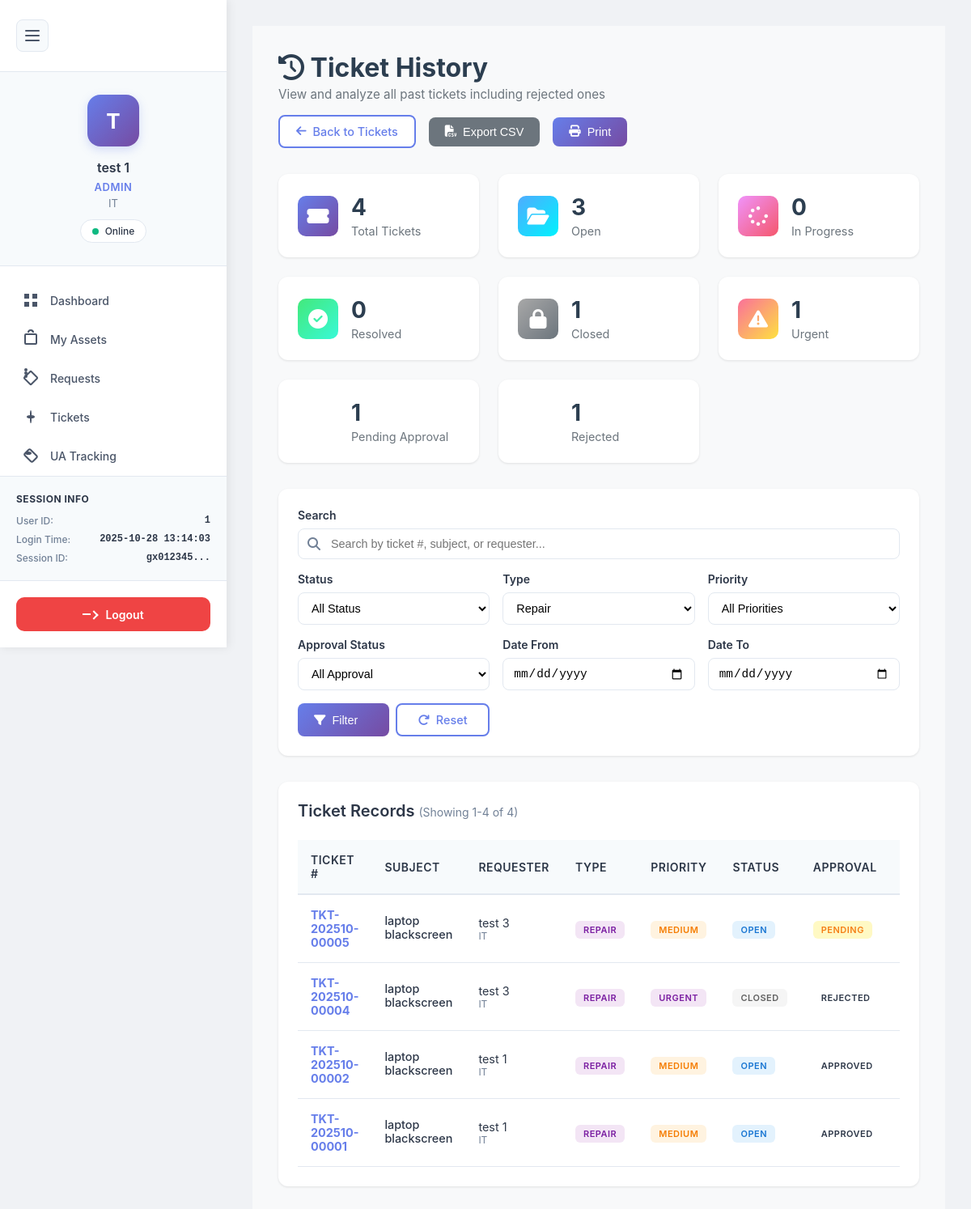
The app's page /public/ticketHistory.php?type=repair (signed in) with its own data.
### tables this page shows
CREATE TABLE `tickets` (
  `ticket_id` int(11) NOT NULL,
  `ticket_number` varchar(50) NOT NULL,
  `ticket_type` enum('repair','maintenance','request_item','request_replacement','inquiry','other') NOT NULL,
  `subject` varchar(255) NOT NULL,
  `description` text NOT NULL,
  `priority` enum('low','medium','high','urgent') DEFAULT 'medium',
  `status` enum('open','in_progress','pending','resolved','closed','cancelled') DEFAULT 'open',
  `approval_status` enum('pending','approved','rejected') DEFAULT 'pending',
  `approved_by` int(11) DEFAULT NULL,
  `approved_at` datetime DEFAULT NULL,
  `manager_notes` text DEFAULT NULL,
  `requester_id` int(11) NOT NULL,
  `requester_department` varchar(100) DEFAULT NULL,
  `asset_id` int(11) DEFAULT NULL,
  `assigned_to` int(11) DEFAULT NULL,
  `assigned_at` timestamp NULL DEFAULT NULL,
  `resolution` text DEFAULT NULL,
  `resolved_by` int(11) DEFAULT NULL,
  `resolved_at` timestamp NULL DEFAULT NULL,
  `closed_by` int(11) DEFAULT NULL,
  `closed_at` timestamp NULL DEFAULT NULL,
  `created_at` timestamp NOT NULL DEFAULT current_timestamp(),
  `updated_at` timestamp NOT NULL DEFAULT current_timestamp() ON UPDATE current_timestamp(),
  `due_date` timestamp NULL DEFAULT NULL
);

CREATE TABLE `users` (
  `user_id` int(11) NOT NULL,
  `first_name` varchar(100) DEFAULT NULL,
  `last_name` varchar(100) DEFAULT NULL,
  `email` varchar(255) NOT NULL,
  `username` varchar(100) NOT NULL,
  `password_hash` varchar(255) DEFAULT NULL,
  `temp_password` varchar(255) DEFAULT NULL,
  `phone` varchar(20) DEFAULT NULL,
  `department` varchar(100) DEFAULT NULL,
  `role` enum('admin','manager','employee') DEFAULT NULL,
  `employee_id` varchar(50) DEFAULT NULL,
  `is_active` tinyint(1) DEFAULT 1,
  `is_verified` tinyint(1) DEFAULT 0,
  `force_password_reset` tinyint(1) DEFAULT 0,
  `created_at` timestamp NOT NULL DEFAULT current_timestamp(),
  `updated_at` timestamp NOT NULL DEFAULT current_timestamp() ON UPDATE current_timestamp(),
  `last_login` timestamp NULL DEFAULT NULL,
  `verified_at` timestamp NULL DEFAULT NULL,
  `verified_by` int(11) DEFAULT NULL,
  `rejected_at` timestamp NULL DEFAULT NULL,
  `rejected_by` int(11) DEFAULT NULL,
  `rejection_reason` text DEFAULT NULL,
  `last_ip` varchar(45) DEFAULT NULL,
  `last_device_sn` varchar(255) DEFAULT NULL,
  `last_login_at` datetime DEFAULT NULL,
  `password_reset_token` varchar(64) DEFAULT NULL,
  `password_reset_expiry` datetime DEFAULT NULL,
  `must_change_password` tinyint(1) DEFAULT 0,
  `password_changed_at` datetime DEFAULT NULL,
  `created_by` int(11) DEFAULT NULL
);

### public/ticketHistory.php (the view, shortened to what the rows shown need)
<?php
require_once '../auth/config/database.php';
$filter_type = $_GET['type'] ?? 'all';
$page = isset($_GET['page']) ? (int)$_GET['page'] : 1;
$per_page = 20;
$offset = ($page - 1) * $per_page;
$where_clauses = [];
$params = [];
if ($filter_type !== 'all') {
    $where_clauses[] = "t.ticket_type = ?";
    $params[] = $filter_type;
}
$where_sql = !empty($where_clauses) ? "WHERE " . implode(" AND ", $where_clauses) : "";
$query = "
    SELECT
        t.*,
        CONCAT(requester.first_name, ' ', requester.last_name) as requester_name,
        requester.email as requester_email,
        requester.department as requester_department,
        CONCAT(assigned.first_name, ' ', assigned.last_name) as assigned_to_name,
        CONCAT(resolver.first_name, ' ', resolver.last_name) as resolved_by_name,
        CONCAT(closer.first_name, ' ', closer.last_name) as closed_by_name,
        a.asset_name,
        a.asset_code,
        a.category as asset_category,
        (SELECT COUNT(*) FROM ticket_comments WHERE ticket_id = t.ticket_id) as comment_count,
        (SELECT COUNT(*) FROM ticket_attachments WHERE ticket_id = t.ticket_id) as attachment_count
    FROM tickets t
    JOIN users requester ON t.requester_id = requester.user_id
    LEFT JOIN users assigned ON t.assigned_to = assigned.user_id
    LEFT JOIN users resolver ON t.resolved_by = resolver.user_id
    LEFT JOIN users closer ON t.closed_by = closer.user_id
    LEFT JOIN assets a ON t.asset_id = a.id
    $where_sql
    ORDER BY t.created_at DESC
    LIMIT ? OFFSET ?
";
$params[] = $per_page;
$params[] = $offset;
$stmt = $pdo->prepare($query);
$stmt->execute($params);
$tickets = $stmt->fetchAll(PDO::FETCH_ASSOC);
?>
<!DOCTYPE html>
<html lang="en">
<head>
    <link rel="stylesheet" href="../auth/inc/navigation.css">
    <link rel="stylesheet" href="https://cdnjs.cloudflare.com/ajax/libs/font-awesome/6.4.0/css/all.min.css">
</head>
<body>
    <main class="main-content">
        <div class="dashboard-content">
            <header class="page-header">
                <div class="header-left">
                    <h1><i class="fas fa-history"></i> Ticket History</h1>
                </div>
            </header>
            <div class="content-card">
                <div class="table-responsive">
                    <table class="tickets-table">
                        <thead>
                            <tr>
                                <th>Ticket #</th>
                                <th>Subject</th>
                                <th>Requester</th>
                                <th>Type</th>
                                <th>Priority</th>
                                <th>Status</th>
                                <th>Approval</th>
                                <th>Created</th>
                            </tr>
                        </thead>
                        <tbody>
                            <?php if (empty($tickets)): ?>
                            <tr>
                                <td colspan="10">
                                    <div class="no-data">
                                        <i class="fas fa-inbox"></i>
                                        <h3>No Tickets Found</h3>
                                        <p>Try adjusting your filters or search criteria</p>
                                    </div>
                                </td>
                            </tr>
                            <?php else: ?>
                            <?php foreach ($tickets as $ticket): ?>
                            <tr>
                                <td>
                                    <strong style="color: #667eea;"><?php echo htmlspecialchars($ticket['ticket_number']); ?></strong>
                                </td>
                                <td>
                                    <div class="ticket-subject">
                                        <?php echo htmlspecialchars(substr($ticket['subject'], 0, 50)) . (strlen($ticket['subject']) > 50 ? '...' : ''); ?>
                                    </div>
                                </td>
                                <td>
                                    <div><?php echo htmlspecialchars($ticket['requester_name']); ?></div>
                                    <div style="font-size: 0.75rem; color: #718096;">
                                        <?php echo htmlspecialchars($ticket['requester_department']); ?>
                                    </div>
                                </td>
                                <td>
                                    <span class="badge" style="background: #f3e5f5; color: #7b1fa2;">
                                        <?php echo ucfirst(str_replace('_', ' ', $ticket['ticket_type'])); ?>
                                    </span>
                                </td>
                                <td>
                                    <span class="badge badge-<?php echo $ticket['priority']; ?>">
                                        <?php echo ucfirst($ticket['priority']); ?>
                                    </span>
                                </td>
                                <td>
                                    <span class="badge badge-<?php echo $ticket['status']; ?>">
                                        <?php echo ucfirst(str_replace('_', ' ', $ticket['status'])); ?>
                                    </span>
                                </td>
                                <td>
                                    <span class="badge badge-<?php echo $ticket['approval_status']; ?>">
                                        <?php echo ucfirst(str_replace('_', ' ', $ticket['approval_status'])); ?>
                                    </span>
                                </td>
                                <td>
                                </td>
                            </tr>
                            <?php endforeach; ?>
                            <?php endif; ?>
                        </tbody>
                    </table>
                </div>
            </div>
        </div>
    </main>
</body>
</html>

### records on screen
tickets: ticket_number "TKT-202510-00005", subject "laptop blackscreen", requester_name "test 3", requester.department "IT", ticket_type "REPAIR", priority "MEDIUM", status "OPEN", approval_status "PENDING"
tickets: ticket_number "TKT-202510-00004", subject "laptop blackscreen", requester_name "test 3", requester.department "IT", ticket_type "REPAIR", priority "URGENT", status "CLOSED", approval_status "REJECTED"
tickets: ticket_number "TKT-202510-00002", subject "laptop blackscreen", requester_name "test 1", requester.department "IT", ticket_type "REPAIR", priority "MEDIUM", status "OPEN", approval_status "APPROVED"
tickets: ticket_number "TKT-202510-00001", subject "laptop blackscreen", requester_name "test 1", requester.department "IT", ticket_type "REPAIR", priority "MEDIUM", status "OPEN", approval_status "APPROVED"

### other values on screen
$user_initial "T"
$user_name "test 1"
$role "ADMIN"
$department "IT"
$_SESSION['user_id'] "1"
$login_time "2025-10-28 13:14:03"
substr(session_id(), 0, 8) "gx012345"
$stats['total'] "4"
$stats['open'] "3"
$stats['in_progress'] "0"
$stats['resolved'] "0"
$stats['closed'] "1"
$stats['urgent'] "1"
$stats['pending_approval'] "1"
$stats['rejected'] "1"
